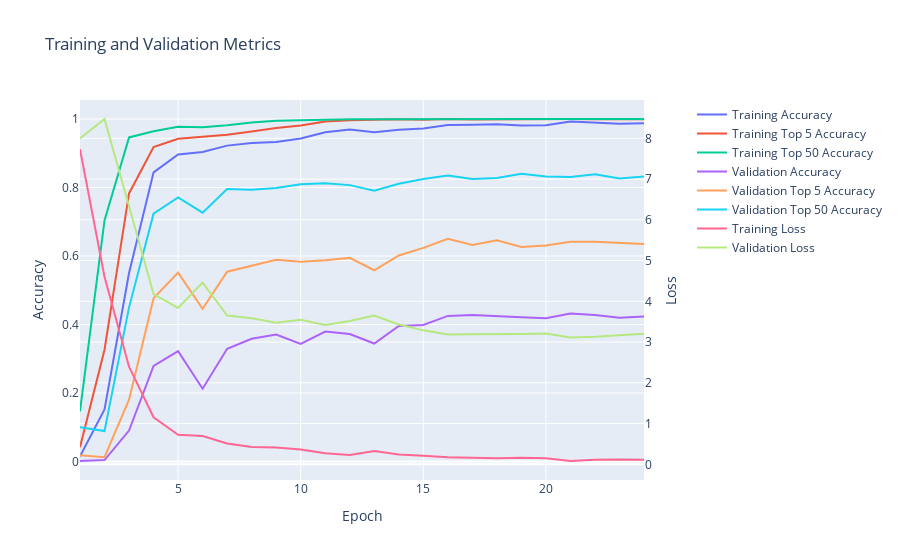

Notebook code for this chart:
### Code cell
arcface_similarity_model.display_training_history()
